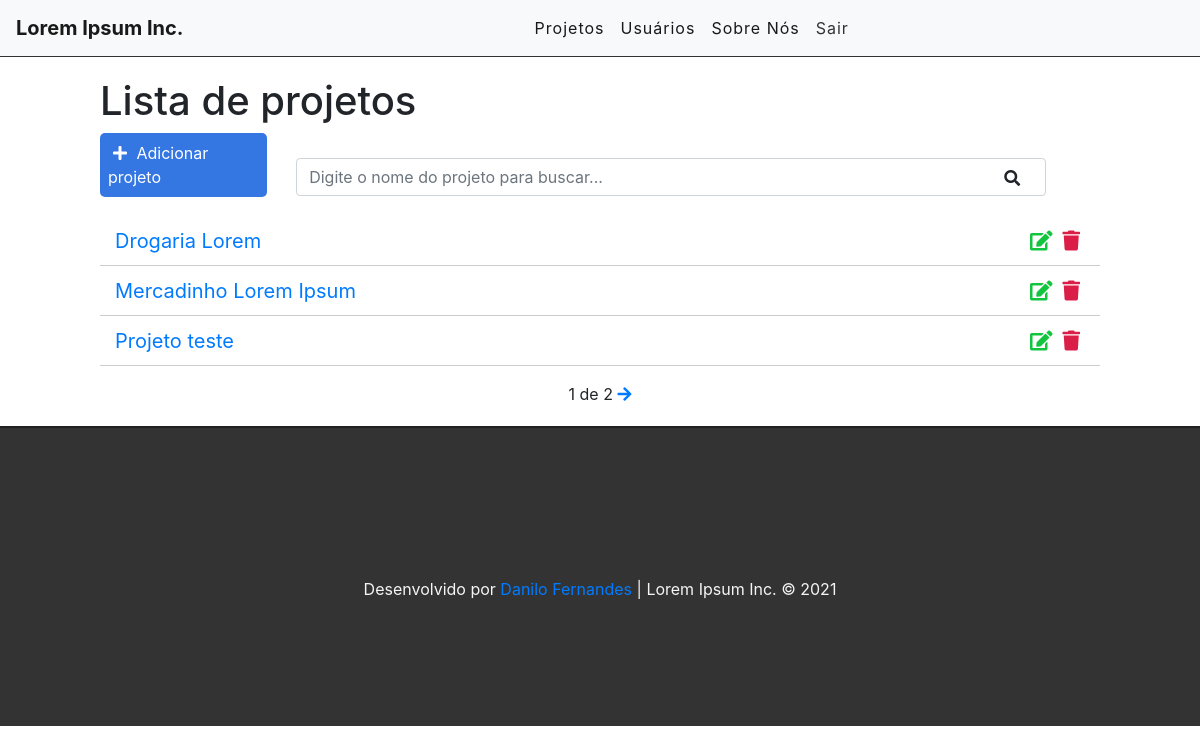
Page / (signed in) on the earlier database version.
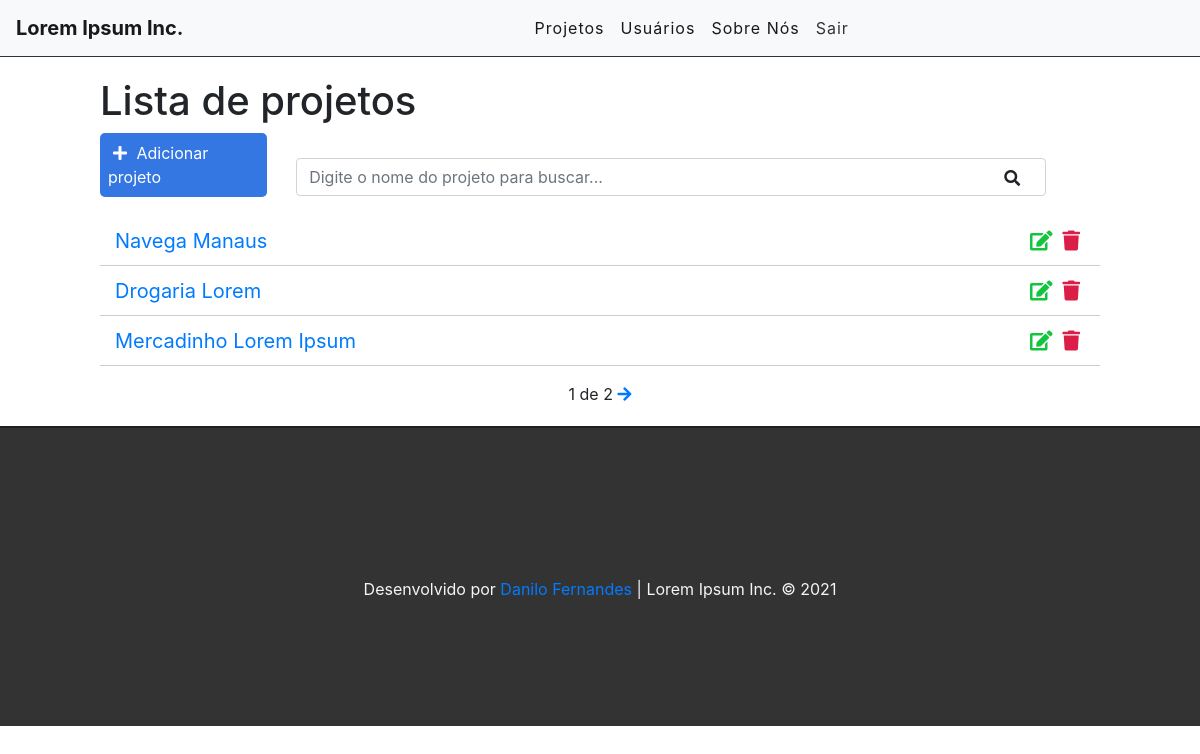
Same page on the later database version.
### projects/models.py (models this page shows, shortened)
class Project(models.Model):
    OPTIONS = (
        (0, 'baixo'),
        (1, 'medio'),
        (2, 'alto'),
    )
    name = models.CharField('Nome do projeto', max_length=255)
    startData = models.DateField('Data de início', blank=False, auto_now=False)
    endData = models.DateField('Data de término', auto_now=False)
    risk = models.IntegerField(
        'Risco',choices=OPTIONS,
    )
    price = models.DecimalField('Valor',max_digits=10, decimal_places=2)
    stakeholders = models.CharField('Participantes', max_length=500, null=True)
    user = models.ForeignKey(get_user_model(), on_delete=models.CASCADE)
    created_at = models.DateTimeField(auto_now_add=True)
    updated_at = models.DateTimeField(auto_now=True)

### projects/views.py (the view)
# urls.py: path('', views.projectList, name='project-list'),
@login_required
def projectList(request):
    search = request.GET.get('search')
    if search:
        projects = Project.objects.filter(name__icontains=search, user=request.user)
    else:
        projects_list = Project.objects.all().order_by('-created_at').filter(user=request.user)
        paginator = Paginator(projects_list, 3)
        page = request.GET.get('page')
        projects = paginator.get_page(page)
    return render(request, 'projects/list.html', {'projects': projects})

### projects/templates/projects/list.html (shortened to what this page needs)
{% extends 'base.html' %}
{% block content%}
<div class="offset-1 col-10 list-div">
    <h1>Lista de projetos</h1>
    <a id="add-link" href="newproject/">
        <div class="col-2 add-div">
            <i class="fas fa-plus"></i> Adicionar projeto
        </div>
    </a>
    <div class="col-9 search-div">
        <form method="GET" id="search-form">
            <input class="form-control" type="text" id="search" name="search"
                   placeholder="Digite o nome do projeto para buscar..." value="{{ request.GET.search }}">
            <i class="fas fa-search" id="search-btn"></i>
        </form>
    </div>
    <ul class="project-list">
        {% for project in projects%}
        <li class="project-item">
            <span><a href="/project/{{project.id}}">{{project.name}}</a></span>
            <a href="delete/{{project.id}}" class="delete-btn"><span><i
                    class="fas fa-trash"></i></span></a>
            <a href="edit/{{project.id}}"><span><i class="fas fa-edit"></i></span></a>
        </li>
        {% endfor %}
    </ul>
    <div class="pagination">
        <span class="step-links">
            {% if projects.paginator.num_pages %}
            <span class="current">
                {{ projects.number }} de {{ projects.paginator.num_pages }}
            </span>
            {% endif %}
            {% if projects.has_next %}
            <a href="?page={{projects.next_page_number }}"><i class="fas fa-arrow-right"></i></a>
            {% endif %}
        </span>
    </div>
</div>
{% endblock %}

Differences in the rows shown:
no longer on this page (row unchanged): Project: name "Projeto teste"
added Project: name "Navega Manaus"
